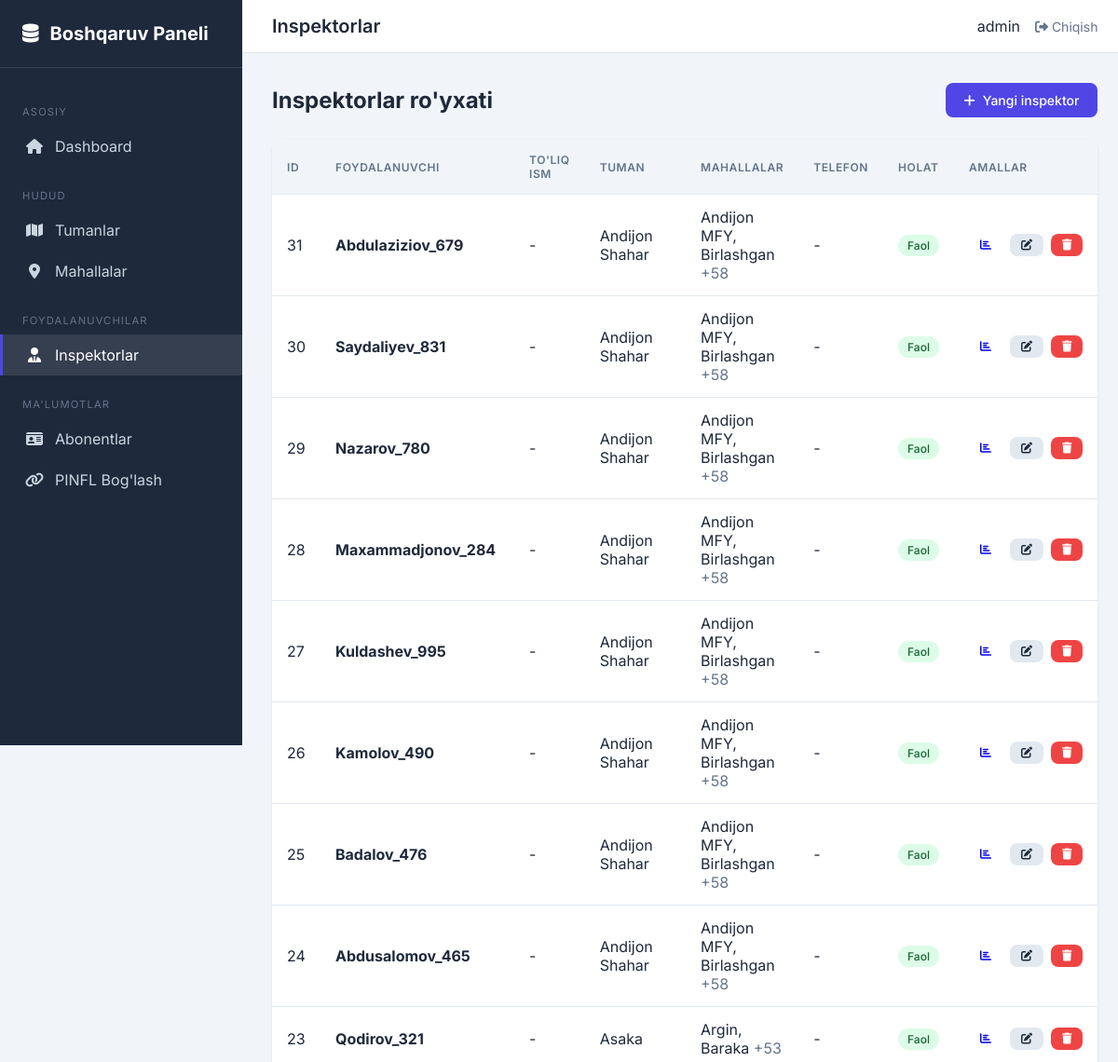
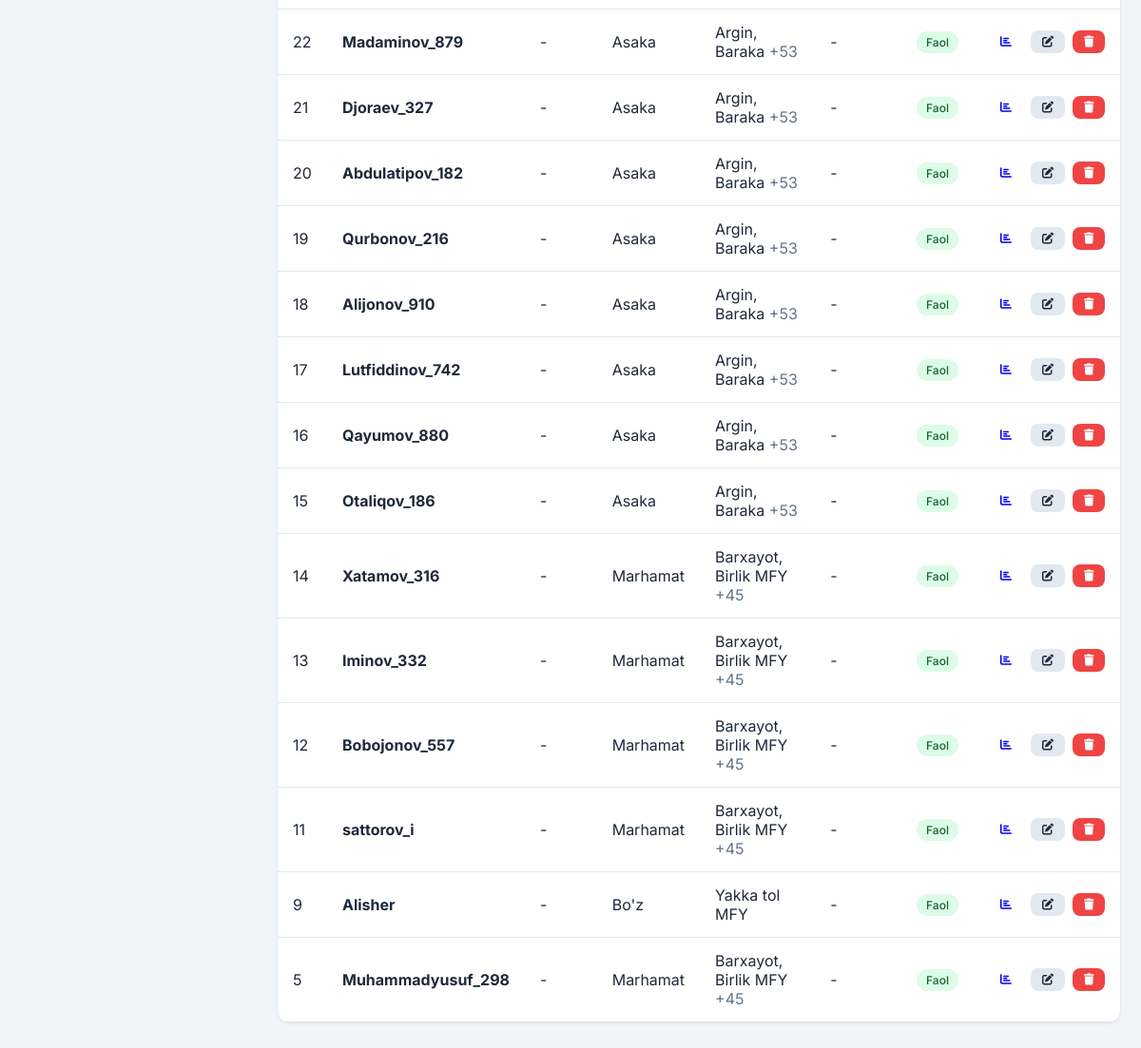
The page /boshqaruv/inspektorlar/ (signed in) on the database its author committed (2 pictures, top to bottom).
### abonents/models.py (models this page shows, shortened)
class Inspektor(models.Model):
    user = models.OneToOneField(
        'auth.User',
        on_delete=models.CASCADE,
        verbose_name="Foydalanuvchi",
        related_name='inspektor_profile'
    )
    telefon = models.CharField(
        max_length=20,
        verbose_name="Telefon raqami",
        blank=True,
        default=""
    )
    tuman = models.ForeignKey(
        Tuman,
        on_delete=models.SET_NULL,
        null=True,
        blank=True,
        related_name='inspektorlar',
        verbose_name="Tuman"
    )
    mahallalar = models.ManyToManyField(
        Mahalla,
        blank=True,
        related_name='inspektorlar',
        verbose_name="Mahallalar"
    )
    lavozim = models.CharField(
        max_length=100,
        verbose_name="Lavozimi",
        blank=True,
        default="Inspektor"
    )
    is_active = models.BooleanField(
        default=True,
        verbose_name="Faol"
    )
    yaratilgan_vaqt = models.DateTimeField(
        auto_now_add=True,
        verbose_name="Yaratilgan vaqt"
    )
    class Meta:
        verbose_name = "Inspektor"
        verbose_name_plural = "Inspektorlar"
        ordering = ['-id']

class Tuman(models.Model):
    nomi = models.CharField(
        max_length=100,
        unique=True,
        verbose_name="Tuman nomi"
    )
    yaratilgan_vaqt = models.DateTimeField(
        auto_now_add=True,
        verbose_name="Yaratilgan vaqt"
    )
    class Meta:
        verbose_name = "Tuman"
        verbose_name_plural = "Tumanlar"
        ordering = ['nomi']

class Mahalla(models.Model):
    nomi = models.CharField(
        max_length=150,
        verbose_name="Mahalla nomi"
    )
    tuman = models.ForeignKey(
        Tuman,
        on_delete=models.CASCADE,
        related_name='mahallalar',
        verbose_name="Tuman"
    )
    yaratilgan_vaqt = models.DateTimeField(
        auto_now_add=True,
        verbose_name="Yaratilgan vaqt"
    )
    class Meta:
        verbose_name = "Mahalla"
        verbose_name_plural = "Mahallalar"
        ordering = ['tuman', 'nomi']
        unique_together = ['tuman', 'nomi']

### abonents/views.py (the view)
# urls.py: path('inspektorlar/', views.admin_inspektor_list, name='admin-inspektor-list'),
@admin_required
def admin_inspektor_list(request):
    inspektorlar = Inspektor.objects.select_related('user', 'tuman').prefetch_related('mahallalar').all()
    return render(request, 'admin_custom/inspektor_list.html', {'inspektorlar': inspektorlar})

### abonents/views.py (called while the page is built)
def admin_required(view_func):
    @functools.wraps(view_func)
    def _wrapped_view(request, *args, **kwargs):
        if not request.user.is_authenticated:
            return redirect('inspector-login')
        if not request.user.is_staff:
            messages.error(request, "Bu sahifaga kirish huquqingiz yo'q!")
            return redirect('inspector-dashboard')
        return view_func(request, *args, **kwargs)
    return _wrapped_view

### templates/admin_custom/inspektor_list.html (shortened to what this page needs)
{% extends "admin_custom/base.html" %}
{% block header_title %}Inspektorlar{% endblock %}
{% block content %}
<div class="page-header">
    <h1 class="page-title">Inspektorlar ro'yxati</h1>
    <a href="{% url 'admin-inspektor-add' %}" class="btn btn-primary">
        <i class="fas fa-plus"></i> Yangi inspektor
    </a>
</div>
<div class="card">
    <div class="card-body" style="padding: 0;">
        <table class="table">
            <thead>
                <tr>
                    <th>ID</th>
                    <th>Foydalanuvchi</th>
                    <th>To'liq ism</th>
                    <th>Tuman</th>
                    <th>Mahallalar</th>
                    <th>Telefon</th>
                    <th>Holat</th>
                    <th>Amallar</th>
                </tr>
            </thead>
            <tbody>
                {% for inspektor in inspektorlar %}
                <tr>
                    <td>{{ inspektor.id }}</td>
                    <td><strong>{{ inspektor.user.username }}</strong></td>
                    <td>{{ inspektor.user.get_full_name|default:"-" }}</td>
                    <td>{{ inspektor.tuman.nomi|default:"-" }}</td>
                    <td>
                        {% for m in inspektor.mahallalar.all|slice:":2" %}
                        {{ m.nomi }}{% if not forloop.last %}, {% endif %}
                        {% endfor %}
                        {% if inspektor.mahallalar.count > 2 %}
                        <span style="color: var(--text-muted);">+{{ inspektor.mahallalar.count|add:"-2" }}</span>
                        {% endif %}
                    </td>
                    <td>{{ inspektor.telefon|default:"-" }}</td>
                    <td>
                        {% if inspektor.is_active %}
                        <span class="badge badge-success">Faol</span>
                        {% else %}
                        <span class="badge badge-danger">Nofaol</span>
                        {% endif %}
                    </td>
                    <td>
                        <div class="actions">
                            <a href="{% url 'admin-inspektor-report' inspektor.pk %}" class="btn btn-sm btn-info"
                                title="Hisobot">
                                <i class="fas fa-chart-bar"></i>
                            </a>
                            <a href="{% url 'admin-inspektor-edit' inspektor.pk %}" class="btn btn-sm btn-secondary">
                                <i class="fas fa-edit"></i>
                            </a>
                            <a href="{% url 'admin-inspektor-delete' inspektor.pk %}" class="btn btn-sm btn-danger">
                                <i class="fas fa-trash"></i>
                            </a>
                        </div>
                    </td>
                </tr>
                {% endfor %}
            </tbody>
        </table>
    </div>
</div>
{% endblock %}

### templates/admin_custom/base.html (shortened to what this page needs)
{% load static %}
<!DOCTYPE html>
<html lang="uz">
<head>
    <link rel="stylesheet" href="https://cdnjs.cloudflare.com/ajax/libs/font-awesome/6.4.0/css/all.min.css">
</head>
<body>
    <div class="layout">
        <aside class="sidebar">
            <div class="sidebar-header">
                <a href="{% url 'custom-admin-dashboard' %}" class="sidebar-logo">
                    <i class="fas fa-database"></i>
                    Boshqaruv Paneli
                </a>
            </div>
            <nav class="sidebar-nav">
                <div class="nav-section">Asosiy</div>
                <a href="{% url 'custom-admin-dashboard' %}"
                    class="nav-link {% if request.resolver_match.url_name == 'custom-admin-dashboard' %}active{% endif %}">
                    <i class="fas fa-home"></i>
                    Dashboard
                </a>
                <div class="nav-section">Hudud</div>
                <a href="{% url 'admin-tuman-list' %}"
                    class="nav-link {% if 'tuman' in request.path %}active{% endif %}">
                    <i class="fas fa-map"></i>
                    Tumanlar
                </a>
                <a href="{% url 'admin-mahalla-list' %}"
                    class="nav-link {% if 'mahalla' in request.path %}active{% endif %}">
                    <i class="fas fa-map-marker-alt"></i>
                    Mahallalar
                </a>
                <div class="nav-section">Foydalanuvchilar</div>
                <a href="{% url 'admin-inspektor-list' %}"
                    class="nav-link {% if 'inspektor' in request.path %}active{% endif %}">
                    <i class="fas fa-user-tie"></i>
                    Inspektorlar
                </a>
                <div class="nav-section">Ma'lumotlar</div>
                <a href="{% url 'admin-abonent-list' %}"
                    class="nav-link {% if 'abonentlar' in request.path %}active{% endif %}">
                    <i class="fas fa-id-card"></i>
                    Abonentlar
                </a>
                <a href="{% url 'admin-pinfl-binding' %}"
                    class="nav-link {% if 'pinfl-boglash' in request.path %}active{% endif %}">
                    <i class="fas fa-link"></i>
                    PINFL Bog'lash
                </a>
            </nav>
        </aside>
        <main class="main-content">
            <header class="header">
                <h1 class="header-title">{% block header_title %}Boshqaruv Paneli{% endblock %}</h1>
                <div class="user-menu">
                    <span>{{ request.user.get_full_name|default:request.user.username }}</span>
                    <a href="{% url 'inspector-logout' %}"><i class="fas fa-sign-out-alt"></i> Chiqish</a>
                </div>
            </header>
            <div class="content">
                {% block content %}{% endblock %}
            </div>
        </main>
    </div>
</body>
</html>

### templates/admin_custom/base.html (style rules this page uses)
:root { --primary: #4f46e5; --primary-dark: #4338ca; --secondary: #64748b; --success: #22c55e; --danger: #ef4444; --warning: #f59e0b; --bg: #f1f5f9; --card-bg: #ffffff; --text: #1e293b; --text-muted: #64748b; --border: #e2e8f0; --sidebar-bg: #1e293b; --sidebar-text: #cbd5e1; }
* { margin: 0; padding: 0; box-sizing: border-box; }
body { font-family: 'Inter', sans-serif; background: var(--bg); color: var(--text); min-height: 100vh; }
.layout { display: flex; min-height: 100vh; }
.sidebar { width: 260px; background: var(--sidebar-bg); color: var(--sidebar-text); position: fixed; height: 100vh; overflow-y: auto; z-index: 100; }
.sidebar-header { padding: 1.5rem; border-bottom: 1px solid rgba(255, 255, 255, 0.1); }
.sidebar-logo { font-size: 1.25rem; font-weight: 700; color: white; text-decoration: none; display: flex; align-items: center; gap: 0.75rem; }
.sidebar-nav { padding: 1rem 0; }
.nav-section { padding: 0.5rem 1.5rem; font-size: 0.7rem; text-transform: uppercase; letter-spacing: 0.1em; color: var(--secondary); margin-top: 1rem; }
.nav-link { display: flex; align-items: center; gap: 0.75rem; padding: 0.75rem 1.5rem; color: var(--sidebar-text); text-decoration: none; transition: all 0.2s; border-left: 3px solid transparent; }
.nav-link:hover, .nav-link.active { background: rgba(255, 255, 255, 0.1); color: white; border-left-color: var(--primary); }
.nav-link i { width: 20px; text-align: center; }
.main-content { flex: 1; margin-left: 260px; min-height: 100vh; }
.header { background: var(--card-bg); padding: 1rem 2rem; display: flex; justify-content: space-between; align-items: center; border-bottom: 1px solid var(--border); position: sticky; top: 0; z-index: 50; }
.header-title { font-size: 1.25rem; font-weight: 600; }
.user-menu { display: flex; align-items: center; gap: 1rem; }
.user-menu a { color: var(--text-muted); text-decoration: none; font-size: 0.875rem; }
.content { padding: 2rem; }
.card { background: var(--card-bg); border-radius: 12px; box-shadow: 0 1px 3px rgba(0, 0, 0, 0.1); overflow: hidden; }
.card-body { padding: 1.5rem; }
.btn { display: inline-flex; align-items: center; gap: 0.5rem; padding: 0.625rem 1.25rem; border: none; border-radius: 8px; font-size: 0.875rem; font-weight: 500; cursor: pointer; text-decoration: none; transition: all 0.2s; }
.btn-primary { background: var(--primary); color: white; }
.btn-danger { background: var(--danger); color: white; }
.btn-secondary { background: var(--border); color: var(--text); }
.btn-sm { padding: 0.375rem 0.75rem; font-size: 0.75rem; }
.table { width: 100%; border-collapse: collapse; }
.table th, .table td { padding: 0.875rem 1rem; text-align: left; border-bottom: 1px solid var(--border); }
.table th { background: var(--bg); font-weight: 600; font-size: 0.75rem; text-transform: uppercase; letter-spacing: 0.05em; color: var(--text-muted); }
.badge { display: inline-flex; align-items: center; padding: 0.25rem 0.625rem; border-radius: 9999px; font-size: 0.75rem; font-weight: 500; }
.badge-success { background: #dcfce7; color: #166534; }
.actions { display: flex; gap: 0.5rem; }
.page-header { display: flex; justify-content: space-between; align-items: center; margin-bottom: 1.5rem; }
.page-title { font-size: 1.5rem; font-weight: 700; }

### rows shown on the page
Inspektor: id "31", user.username "Abdulaziziov_679", user.get_full_name "-", tuman.nomi "Andijon Shahar", mahallalar.count|add "58", telefon "-", is_active "Faol"
Mahalla: nomi "Andijon MFY"
Mahalla: nomi "Birlashgan"
Inspektor: id "30", user.username "Saydaliyev_831", user.get_full_name "-", tuman.nomi "Andijon Shahar", mahallalar.count|add "58", telefon "-", is_active "Faol"
Inspektor: id "29", user.username "Nazarov_780", user.get_full_name "-", tuman.nomi "Andijon Shahar", mahallalar.count|add "58", telefon "-", is_active "Faol"
Inspektor: id "28", user.username "Maxammadjonov_284", user.get_full_name "-", tuman.nomi "Andijon Shahar", mahallalar.count|add "58", telefon "-", is_active "Faol"
Inspektor: id "27", user.username "Kuldashev_995", user.get_full_name "-", tuman.nomi "Andijon Shahar", mahallalar.count|add "58", telefon "-", is_active "Faol"
Inspektor: id "26", user.username "Kamolov_490", user.get_full_name "-", tuman.nomi "Andijon Shahar", mahallalar.count|add "58", telefon "-", is_active "Faol"
Inspektor: id "25", user.username "Badalov_476", user.get_full_name "-", tuman.nomi "Andijon Shahar", mahallalar.count|add "58", telefon "-", is_active "Faol"
Inspektor: id "24", user.username "Abdusalomov_465", user.get_full_name "-", tuman.nomi "Andijon Shahar", mahallalar.count|add "58", telefon "-", is_active "Faol"
Inspektor: id "23", user.username "Qodirov_321", user.get_full_name "-", tuman.nomi "Asaka", mahallalar.count|add "53", telefon "-", is_active "Faol"
Mahalla: nomi "Argin"
Mahalla: nomi "Baraka"
Inspektor: id "22", user.username "Madaminov_879", user.get_full_name "-", tuman.nomi "Asaka", mahallalar.count|add "53", telefon "-", is_active "Faol"
Inspektor: id "21", user.username "Djoraev_327", user.get_full_name "-", tuman.nomi "Asaka", mahallalar.count|add "53", telefon "-", is_active "Faol"
Inspektor: id "20", user.username "Abdulatipov_182", user.get_full_name "-", tuman.nomi "Asaka", mahallalar.count|add "53", telefon "-", is_active "Faol"
Inspektor: id "19", user.username "Qurbonov_216", user.get_full_name "-", tuman.nomi "Asaka", mahallalar.count|add "53", telefon "-", is_active "Faol"
Inspektor: id "18", user.username "Alijonov_910", user.get_full_name "-", tuman.nomi "Asaka", mahallalar.count|add "53", telefon "-", is_active "Faol"
Inspektor: id "17", user.username "Lutfiddinov_742", user.get_full_name "-", tuman.nomi "Asaka", mahallalar.count|add "53", telefon "-", is_active "Faol"
Inspektor: id "16", user.username "Qayumov_880", user.get_full_name "-", tuman.nomi "Asaka", mahallalar.count|add "53", telefon "-", is_active "Faol"
Inspektor: id "15", user.username "Otaliqov_186", user.get_full_name "-", tuman.nomi "Asaka", mahallalar.count|add "53", telefon "-", is_active "Faol"
Inspektor: id "14", user.username "Xatamov_316", user.get_full_name "-", tuman.nomi "Marhamat", mahallalar.count|add "45", telefon "-", is_active "Faol"
Mahalla: nomi "Barxayot"
Mahalla: nomi "Birlik MFY"
Inspektor: id "13", user.username "Iminov_332", user.get_full_name "-", tuman.nomi "Marhamat", mahallalar.count|add "45", telefon "-", is_active "Faol"
Inspektor: id "12", user.username "Bobojonov_557", user.get_full_name "-", tuman.nomi "Marhamat", mahallalar.count|add "45", telefon "-", is_active "Faol"
Inspektor: id "11", user.username "sattorov_i", user.get_full_name "-", tuman.nomi "Marhamat", mahallalar.count|add "45", telefon "-", is_active "Faol"
Inspektor: id "9", user.username "Alisher", user.get_full_name "-", tuman.nomi "Bo'z", telefon "-", is_active "Faol"
Mahalla: nomi "Yakka tol MFY"
Inspektor: id "5", user.username "Muhammadyusuf_298", user.get_full_name "-", tuman.nomi "Marhamat", mahallalar.count|add "45", telefon "-", is_active "Faol"

### other values the page prints
{{ request.user.get_full_name|default:request.user.username }} "admin"
